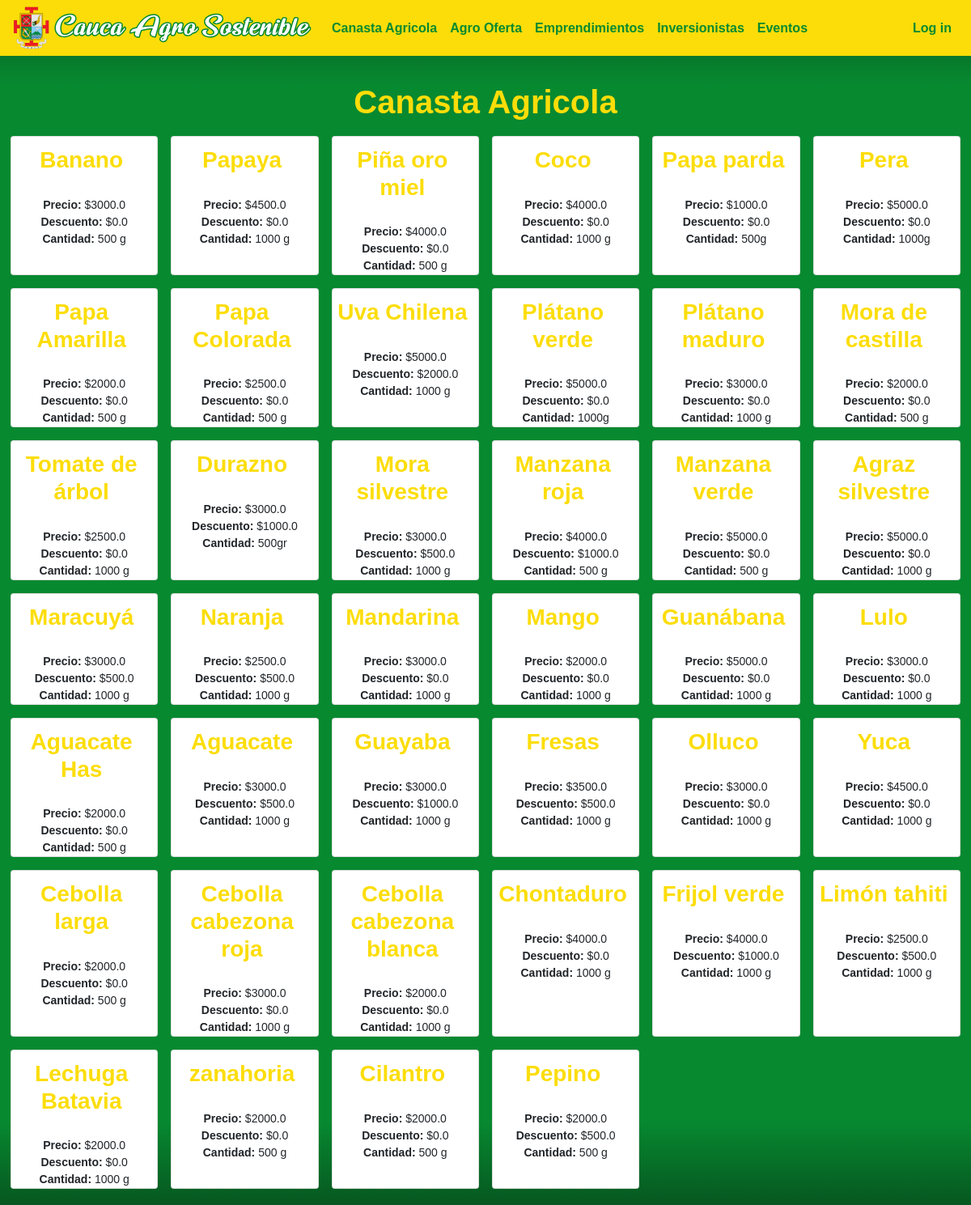
The page /canasta-agricola on the database as committed earlier.
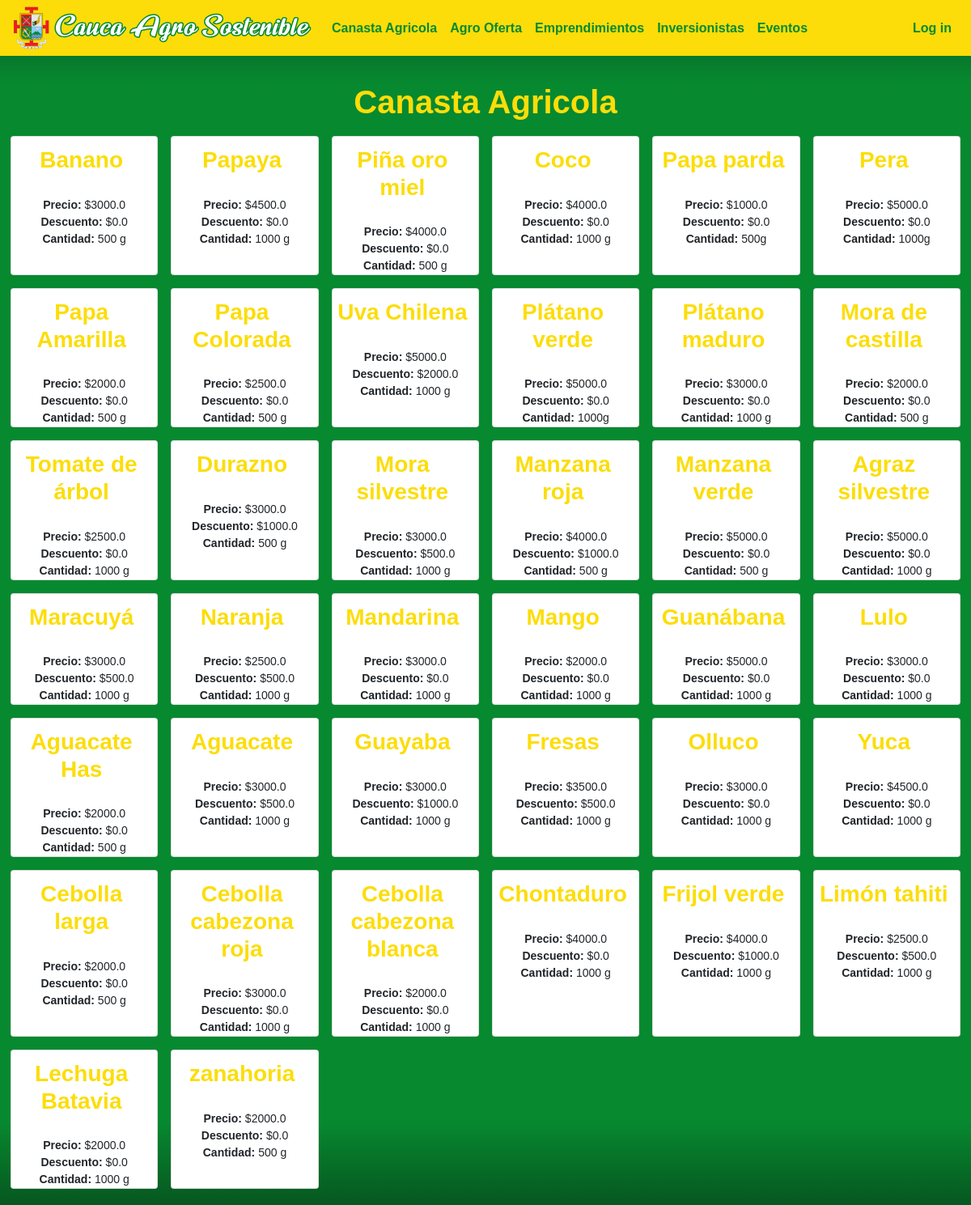
The same page on the database as committed later.
### caucaSostenible/models.py (models this page shows)
class Product(models.Model):
   name = models.CharField(max_length=60)
   price = models.FloatField()
   discount = models.FloatField()
   description = models.CharField(max_length=300)
   imgURL = models.CharField(max_length=300)

### caucaSostenible/views.py (the view)
# urls.py: path("canasta-agricola", views.farming_stocks_view, name="canasta-agricola"),
def farming_stocks_view(request):
    products = Product.objects.all()
    billDetails = None
    if request.user.id != None:
        bill = Bill.objects.get(user=request.user)
        if bill:
            billDetails = serializers.serialize("json", BillDetail.objects.all().filter(bill=bill))
    return render(request, "general/canasta_agricola.html", {"products": products, "billDetails": billDetails})

### caucaSostenible/templates/general/canasta_agricola.html (shortened to what this page needs)
{% extends "general/layout.html" %}
{% load static %}
{% block body %}
<div id="main-container">
    <h1><center>Canasta Agricola</center></h1>
    <div class="form-row">
        {% for product in products %}
        <div class="col-12 col-sm-4 col-lg-2 p-2">
            <article class="card h-100 bg-sucess">
                <center>
                    <h3><b>{{product.name}}</b></h3>
                    <p><b>Precio:</b> ${{product.price}}</p>
                    <p><b>Descuento:</b> ${{product.discount}}</p>
                    <p><b>Cantidad:</b> {{product.description}}</p>
                </center>
            </article>
        </div>
        {% endfor %}
    </div>
</div>
{% endblock %}

### caucaSostenible/templates/general/layout.html (shortened to what this page needs)
{% load static %}
<!DOCTYPE html>
<html lang="en">
    <head>
        <link rel="stylesheet" href="https://stackpath.bootstrapcdn.com/bootstrap/4.1.3/css/bootstrap.min.css">
        <link href="{% static 'caucaSostenible/css/generalStyles.css' %}" rel="stylesheet">
        <link href="{% static 'caucaSostenible/css/styles.css' %}" rel="stylesheet">
    </head>
    <body>
        <nav class="navbar navbar-expand-lg background-color1">
            <a class="navbar-brand" href="{% url 'index' %}">
                <img src="{% static 'caucaSostenible/images/Cauca_sostenible_icon.svg' %}" width="370" height="53" alt="">
            </a>
            <div class="collapse navbar-collapse" id="navbarNav">
                <ul class="navbar-nav">
                    <li class="nav-item">
                        <a class="nav-link menu-option" href="{% url 'canasta-agricola' %}">Canasta Agricola</a>
                    </li>
                    <li class="nav-item">
                        <a class="nav-link menu-option" href="{% url 'agro-oferta' %}">Agro Oferta</a>
                    </li>
                    <li class="nav-item">
                        <a class="nav-link menu-option" href="{% url 'undertakingsView' %}">Emprendimientos</a>
                    </li>
                    <li class="nav-item">
                        <a class="nav-link menu-option" href="{% url 'investorsView' %}">Inversionistas</a>
                    </li>
                    <li class="nav-item">
                        <a class="nav-link menu-option" href="{% url 'eventsView' %}">Eventos</a>
                    </li>
                </ul>
                <ul class="navbar-nav ml-auto">
                    {% if user.is_authenticated %}
                        <li class="nav-item dropdown">
                            <a class="nav-link dropdown-toggle menu-option" href="#" id="navbarDropdown" role="button" data-toggle="dropdown" aria-haspopup="true" aria-expanded="false">{{ user }}</a>
                            <div class="dropdown-menu border-0 dropdown-menu-right" aria-labelledby="navbarDropdown">
                                {% if user.username == "admin00" %}
                                    <a class="nav-link menu-option" href="{% url 'gestion-items' %}">Gestion Items</a>
                                    <hr>
                                {% endif %}
                                <a class="dropdown-item menu-option" href="log-out">Log Out</a>
                            </div>
                        </li>
                    {% else %}
                        <li class="nav-item">
                            <a class="nav-link menu-option" href="login">Log in</a>
                        </li>
                    {% endif %}
                </ul>
            </div>
        </nav>
        <br>
        {% block body %}
        {% endblock %}
    </body>
</html>

### caucaSostenible/static/caucaSostenible/css/generalStyles.css (style rules this page uses)
body { font-size: 14px; font-family: Arial, sans-serif; }

### caucaSostenible/static/caucaSostenible/css/styles.css (style rules this page uses)
a { color: #04521d; font-weight: bold; }
body { padding: 0px 0px; background: rgb(6,87,32); background: linear-gradient(180deg, rgba(6,87,32,1) 0%, rgba(7,137,48,1) 7%, rgba(7,137,48,1) 93%, rgba(6,87,32,1) 100%); }
h1 { color: #fcdd09; font-weight: bold; margin: 0 0 10px 0; }
h3 { color: #fcdd09; margin: 12px 7px 7px 0; }
#main-container { padding: 12px 10px; }
.background-color1 { background-color: #fcdd09; }
p { margin: 0 0; }
.menu-option { color: #078930; font-size: 16px; font-weight: bold; }
.navbar-brand { padding: 0 0; }
ul { padding-left: 14px; margin: 0 0; }
html { min-height: 100%; }

Rows that differ between the two databases and show on the page:
removed Product: name "Cilantro", price "2000.0", discount "0.0", description "500 g"
removed Product: name "Pepino", price "2000.0", discount "500.0", description "500 g"
changed Product "Durazno": description "500gr" → "500 g"
